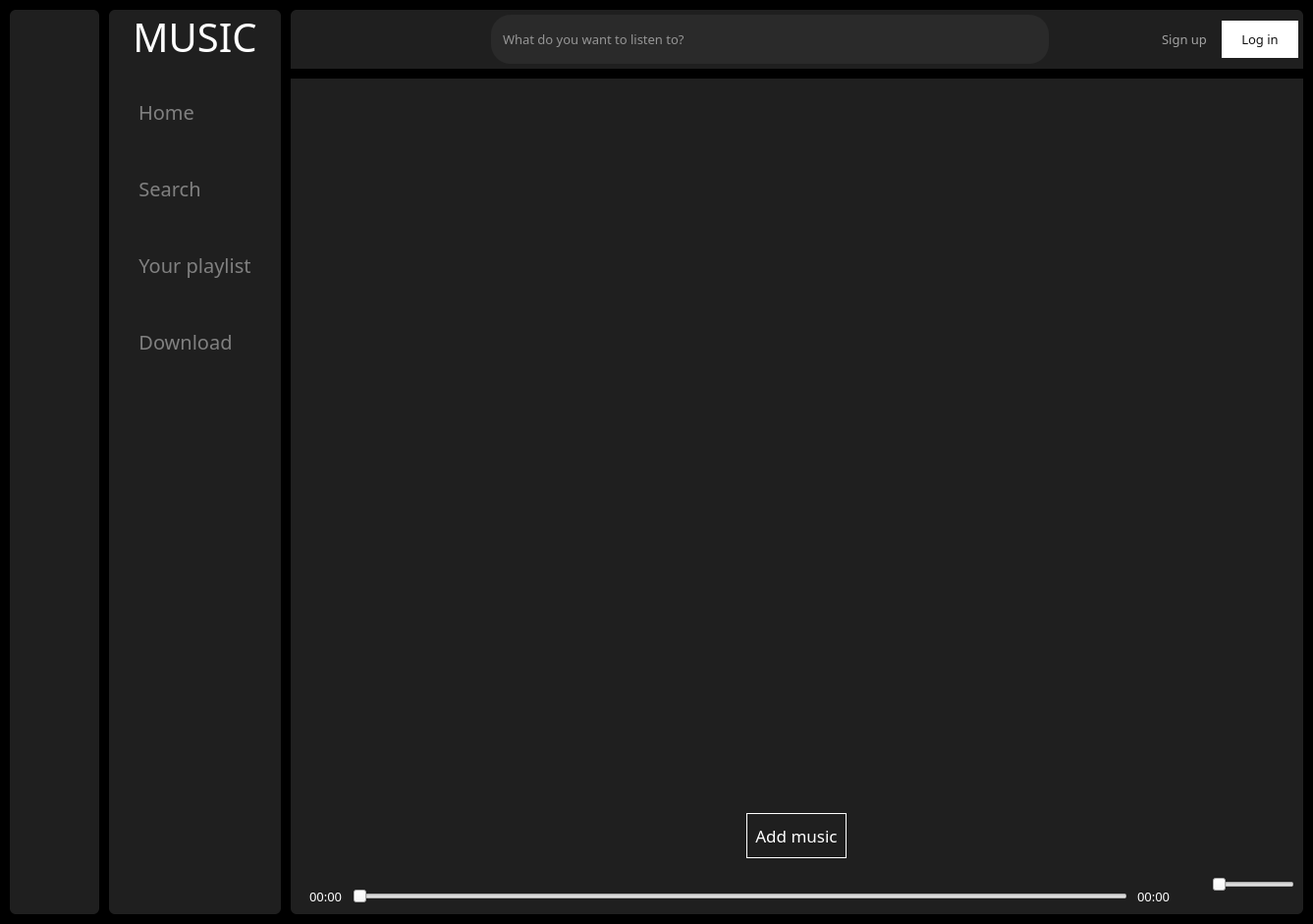
<?xml version="1.0" encoding="UTF-8"?>
<ui version="4.0">
 <class>MainWindow</class>
 <widget class="QMainWindow" name="MainWindow">
  <property name="geometry">
   <rect>
    <x>0</x>
    <y>0</y>
    <width>1337</width>
    <height>941</height>
   </rect>
  </property>
  <property name="font">
   <font>
    <family>Arial Rounded MT Bold</family>
    <pointsize>10</pointsize>
   </font>
  </property>
  <property name="windowTitle">
   <string>MainWindow</string>
  </property>
  <widget class="QWidget" name="centralwidget">
   <property name="styleSheet">
    <string notr="true">*{
border:none;
padding: 0px;
margin:0px;
color:#fff
}

#centralwidget{
background-color: black;
}

#icon_only_widget, #full_menu_widget, #main_widget{
background-color:#1f1f1f;
border-radius:6px
}

#icon_only_widget QPushButton {
border:none;
padding:10px 30px;
border-radius:10px
}

#icon_only_widget QPushButton:hover {
border-radius:0px;
background-color: rgba(236, 236, 236, 0.1);
}

#full_menu_widget QPushButton {
border:none;
padding:10px 30px;
border-radius:10px;
color: gray
}

#full_menu_widget QPushButton:hover {
border-radius:0px;
background-color: rgba(236, 236, 236, 0.1);
}

#full_menu_widget QPushButton:checked {
color:white;
}

#search_input{
border:none;
padding: 15px 10px;
border-radius: 20px;
background-color: #2A2A2A;
color:white;
}

#search_input:hover {
border: 1px solid gray
}

#search_input:focus {
border: 2px solid white
}

#login_btn{
background-color:white;
padding: 10px 20px;
border-radius: 20px;
color:#121212;
}

#signup_btn{
padding: 10px;
color: #A2A2A2;
}

#signup_btn:hover{
color:white
}

#add_music_btn {
border: 1px solid white;
border_radius: 6px;
padding:10px 8px
}

#add_music_btn:hover {
background-color:white;
color:black
}

#create_playlist_btn {
background-color:white;
padding: 10px 20px;
border-radius: 20px;
color:#121212;
}

#free_song_list, #premium_song_list, #search_list{
background-color: #1f1f1f;
selection-background-color: rgba(255,255,255,100);;
selection-color: rgb(66, 66, 66);
}

#widget QPushButton{
border-radius: 6px;
margin: 0 10px
}

#widget QPushButton:hover{
background-color: rgba(255,255,255,100)
}

#widget QPushButton:checked{
background-color: rgba(255,255,255,100);
}

#stacked_widget {
border-top:10px solid black;
}

.QListWidget{
padding:10px;
font: 14pt &quot;Arial Rounded MT Bold&quot;;
}

.QListWidget:Item {
padding:5px;
margin:10px 
}</string>
   </property>
   <layout class="QGridLayout" name="gridLayout">
    <property name="leftMargin">
     <number>10</number>
    </property>
    <property name="topMargin">
     <number>10</number>
    </property>
    <property name="rightMargin">
     <number>10</number>
    </property>
    <property name="bottomMargin">
     <number>10</number>
    </property>
    <property name="spacing">
     <number>10</number>
    </property>
    <item row="0" column="0">
     <widget class="QWidget" name="icon_only_widget" native="true">
      <layout class="QVBoxLayout" name="verticalLayout_3">
       <property name="spacing">
        <number>0</number>
       </property>
       <property name="leftMargin">
        <number>0</number>
       </property>
       <property name="topMargin">
        <number>0</number>
       </property>
       <property name="rightMargin">
        <number>0</number>
       </property>
       <property name="bottomMargin">
        <number>0</number>
       </property>
       <item>
        <layout class="QHBoxLayout" name="logo_layout">
         <property name="spacing">
          <number>0</number>
         </property>
         <property name="bottomMargin">
          <number>0</number>
         </property>
         <item alignment="Qt::AlignVCenter">
          <widget class="QLabel" name="label">
           <property name="minimumSize">
            <size>
             <width>0</width>
             <height>0</height>
            </size>
           </property>
           <property name="maximumSize">
            <size>
             <width>60</width>
             <height>60</height>
            </size>
           </property>
           <property name="font">
            <font>
             <family>Arial Rounded MT Bold</family>
             <pointsize>5</pointsize>
            </font>
           </property>
           <property name="text">
            <string/>
           </property>
           <property name="pixmap">
            <pixmap>resources3.qrc/icons8-music-50.png</pixmap>
           </property>
           <property name="scaledContents">
            <bool>true</bool>
           </property>
           <property name="alignment">
            <set>Qt::AlignCenter</set>
           </property>
           <property name="margin">
            <number>10</number>
           </property>
          </widget>
         </item>
        </layout>
       </item>
       <item>
        <layout class="QVBoxLayout" name="verticalLayout">
         <property name="spacing">
          <number>30</number>
         </property>
         <property name="leftMargin">
          <number>0</number>
         </property>
         <property name="topMargin">
          <number>20</number>
         </property>
         <property name="rightMargin">
          <number>0</number>
         </property>
         <property name="bottomMargin">
          <number>0</number>
         </property>
         <item>
          <widget class="QPushButton" name="home_btn">
           <property name="text">
            <string/>
           </property>
           <property name="icon">
            <iconset>
             <normaloff>resources3.qrc/House.svg</normaloff>resources3.qrc/House.svg</iconset>
           </property>
           <property name="iconSize">
            <size>
             <width>40</width>
             <height>40</height>
            </size>
           </property>
           <property name="checkable">
            <bool>true</bool>
           </property>
           <property name="autoExclusive">
            <bool>true</bool>
           </property>
          </widget>
         </item>
         <item>
          <widget class="QPushButton" name="search_btn">
           <property name="text">
            <string/>
           </property>
           <property name="icon">
            <iconset>
             <normaloff>resources3.qrc/icons8-search-50.png</normaloff>resources3.qrc/icons8-search-50.png</iconset>
           </property>
           <property name="iconSize">
            <size>
             <width>40</width>
             <height>40</height>
            </size>
           </property>
           <property name="checkable">
            <bool>true</bool>
           </property>
           <property name="autoExclusive">
            <bool>true</bool>
           </property>
          </widget>
         </item>
         <item>
          <widget class="QPushButton" name="library_btn">
           <property name="text">
            <string/>
           </property>
           <property name="icon">
            <iconset>
             <normaloff>resources3.qrc/Playlist.svg</normaloff>resources3.qrc/Playlist.svg</iconset>
           </property>
           <property name="iconSize">
            <size>
             <width>40</width>
             <height>40</height>
            </size>
           </property>
           <property name="checkable">
            <bool>true</bool>
           </property>
           <property name="autoExclusive">
            <bool>true</bool>
           </property>
          </widget>
         </item>
         <item>
          <widget class="QPushButton" name="pushButton_3">
           <property name="text">
            <string/>
           </property>
           <property name="icon">
            <iconset>
             <normaloff>resources3.qrc/download.png</normaloff>resources3.qrc/download.png</iconset>
           </property>
           <property name="iconSize">
            <size>
             <width>40</width>
             <height>40</height>
            </size>
           </property>
          </widget>
         </item>
        </layout>
       </item>
       <item>
        <spacer name="verticalSpacer">
         <property name="orientation">
          <enum>Qt::Vertical</enum>
         </property>
         <property name="sizeHint" stdset="0">
          <size>
           <width>20</width>
           <height>522</height>
          </size>
         </property>
        </spacer>
       </item>
      </layout>
     </widget>
    </item>
    <item row="0" column="1">
     <widget class="QWidget" name="full_menu_widget" native="true">
      <layout class="QVBoxLayout" name="verticalLayout_4">
       <property name="spacing">
        <number>5</number>
       </property>
       <property name="leftMargin">
        <number>0</number>
       </property>
       <property name="topMargin">
        <number>0</number>
       </property>
       <property name="rightMargin">
        <number>0</number>
       </property>
       <property name="bottomMargin">
        <number>0</number>
       </property>
       <item>
        <widget class="QLabel" name="label_3">
         <property name="font">
          <font>
           <family>Arial Rounded MT Bold</family>
           <pointsize>30</pointsize>
          </font>
         </property>
         <property name="text">
          <string>MUSIC</string>
         </property>
         <property name="alignment">
          <set>Qt::AlignCenter</set>
         </property>
         <property name="margin">
          <number>0</number>
         </property>
        </widget>
       </item>
       <item>
        <layout class="QVBoxLayout" name="verticalLayout_2">
         <property name="spacing">
          <number>30</number>
         </property>
         <property name="leftMargin">
          <number>0</number>
         </property>
         <property name="topMargin">
          <number>20</number>
         </property>
         <property name="rightMargin">
          <number>0</number>
         </property>
         <property name="bottomMargin">
          <number>0</number>
         </property>
         <item alignment="Qt::AlignLeft">
          <widget class="QPushButton" name="home_btn_2">
           <property name="font">
            <font>
             <family>Arial Rounded MT Bold</family>
             <pointsize>15</pointsize>
            </font>
           </property>
           <property name="text">
            <string>Home</string>
           </property>
           <property name="icon">
            <iconset>
             <normaloff>resources3.qrc/House.svg</normaloff>resources3.qrc/House.svg</iconset>
           </property>
           <property name="iconSize">
            <size>
             <width>40</width>
             <height>40</height>
            </size>
           </property>
           <property name="checkable">
            <bool>true</bool>
           </property>
           <property name="autoExclusive">
            <bool>true</bool>
           </property>
          </widget>
         </item>
         <item alignment="Qt::AlignLeft">
          <widget class="QPushButton" name="search_btn_2">
           <property name="font">
            <font>
             <family>Arial Rounded MT Bold</family>
             <pointsize>15</pointsize>
            </font>
           </property>
           <property name="text">
            <string>Search</string>
           </property>
           <property name="icon">
            <iconset>
             <normaloff>resources3.qrc/icons8-search-50.png</normaloff>resources3.qrc/icons8-search-50.png</iconset>
           </property>
           <property name="iconSize">
            <size>
             <width>40</width>
             <height>40</height>
            </size>
           </property>
           <property name="checkable">
            <bool>true</bool>
           </property>
           <property name="autoExclusive">
            <bool>true</bool>
           </property>
          </widget>
         </item>
         <item>
          <widget class="QPushButton" name="library_btn_2">
           <property name="font">
            <font>
             <family>Arial Rounded MT Bold</family>
             <pointsize>15</pointsize>
            </font>
           </property>
           <property name="text">
            <string>Your playlist</string>
           </property>
           <property name="icon">
            <iconset>
             <normaloff>resources3.qrc/Playlist.svg</normaloff>resources3.qrc/Playlist.svg</iconset>
           </property>
           <property name="iconSize">
            <size>
             <width>40</width>
             <height>40</height>
            </size>
           </property>
           <property name="checkable">
            <bool>true</bool>
           </property>
           <property name="autoExclusive">
            <bool>true</bool>
           </property>
          </widget>
         </item>
         <item alignment="Qt::AlignLeft">
          <widget class="QPushButton" name="pushButton_4">
           <property name="font">
            <font>
             <family>Arial Rounded MT Bold</family>
             <pointsize>15</pointsize>
            </font>
           </property>
           <property name="text">
            <string>Download</string>
           </property>
           <property name="icon">
            <iconset>
             <normaloff>resources3.qrc/download.png</normaloff>resources3.qrc/download.png</iconset>
           </property>
           <property name="iconSize">
            <size>
             <width>40</width>
             <height>40</height>
            </size>
           </property>
          </widget>
         </item>
        </layout>
       </item>
       <item>
        <spacer name="verticalSpacer_2">
         <property name="orientation">
          <enum>Qt::Vertical</enum>
         </property>
         <property name="sizeHint" stdset="0">
          <size>
           <width>20</width>
           <height>511</height>
          </size>
         </property>
        </spacer>
       </item>
      </layout>
     </widget>
    </item>
    <item row="0" column="2">
     <widget class="QWidget" name="main_widget" native="true">
      <layout class="QVBoxLayout" name="verticalLayout_5">
       <property name="spacing">
        <number>0</number>
       </property>
       <property name="leftMargin">
        <number>0</number>
       </property>
       <property name="topMargin">
        <number>0</number>
       </property>
       <property name="rightMargin">
        <number>0</number>
       </property>
       <property name="bottomMargin">
        <number>0</number>
       </property>
       <item>
        <widget class="QWidget" name="header_page" native="true">
         <property name="minimumSize">
          <size>
           <width>0</width>
           <height>40</height>
          </size>
         </property>
         <layout class="QHBoxLayout" name="horizontalLayout_3">
          <property name="spacing">
           <number>5</number>
          </property>
          <property name="leftMargin">
           <number>5</number>
          </property>
          <property name="topMargin">
           <number>5</number>
          </property>
          <property name="rightMargin">
           <number>5</number>
          </property>
          <property name="bottomMargin">
           <number>5</number>
          </property>
          <item alignment="Qt::AlignLeft">
           <widget class="QPushButton" name="menu_btn">
            <property name="minimumSize">
             <size>
              <width>44</width>
              <height>40</height>
             </size>
            </property>
            <property name="text">
             <string/>
            </property>
            <property name="icon">
             <iconset>
              <normaloff>resources3.qrc/icons8-menu-50.png</normaloff>resources3.qrc/icons8-menu-50.png</iconset>
            </property>
            <property name="iconSize">
             <size>
              <width>40</width>
              <height>40</height>
             </size>
            </property>
            <property name="checkable">
             <bool>true</bool>
            </property>
           </widget>
          </item>
          <item>
           <spacer name="horizontalSpacer">
            <property name="orientation">
             <enum>Qt::Horizontal</enum>
            </property>
            <property name="sizeType">
             <enum>QSizePolicy::Fixed</enum>
            </property>
            <property name="sizeHint" stdset="0">
             <size>
              <width>150</width>
              <height>20</height>
             </size>
            </property>
           </spacer>
          </item>
          <item>
           <layout class="QHBoxLayout" name="search_box">
            <property name="spacing">
             <number>0</number>
            </property>
            <property name="rightMargin">
             <number>0</number>
            </property>
            <item>
             <widget class="QLineEdit" name="search_input">
              <property name="minimumSize">
               <size>
                <width>0</width>
                <height>0</height>
               </size>
              </property>
              <property name="font">
               <font>
                <family>Arial Rounded MT Bold</family>
                <pointsize>10</pointsize>
               </font>
              </property>
              <property name="placeholderText">
               <string>What do you want to listen to?</string>
              </property>
             </widget>
            </item>
           </layout>
          </item>
          <item>
           <spacer name="horizontalSpacer_2">
            <property name="orientation">
             <enum>Qt::Horizontal</enum>
            </property>
            <property name="sizeType">
             <enum>QSizePolicy::Fixed</enum>
            </property>
            <property name="sizeHint" stdset="0">
             <size>
              <width>100</width>
              <height>20</height>
             </size>
            </property>
           </spacer>
          </item>
          <item>
           <layout class="QHBoxLayout" name="horizontalLayout_2">
            <item alignment="Qt::AlignRight">
             <widget class="QPushButton" name="signup_btn">
              <property name="font">
               <font>
                <family>Arial Rounded MT Bold</family>
                <pointsize>10</pointsize>
               </font>
              </property>
              <property name="text">
               <string>Sign up</string>
              </property>
             </widget>
            </item>
            <item alignment="Qt::AlignRight">
             <widget class="QPushButton" name="login_btn">
              <property name="font">
               <font>
                <family>Arial Rounded MT Bold</family>
                <pointsize>10</pointsize>
               </font>
              </property>
              <property name="text">
               <string>Log in</string>
              </property>
              <property name="iconSize">
               <size>
                <width>40</width>
                <height>40</height>
               </size>
              </property>
             </widget>
            </item>
           </layout>
          </item>
         </layout>
        </widget>
       </item>
       <item>
        <widget class="QStackedWidget" name="stacked_widget">
         <property name="currentIndex">
          <number>0</number>
         </property>
         <widget class="QWidget" name="home_widget">
          <layout class="QVBoxLayout" name="verticalLayout_6">
           <item>
            <widget class="QWidget" name="music_list" native="true">
             <layout class="QVBoxLayout" name="verticalLayout_7">
              <property name="spacing">
               <number>0</number>
              </property>
              <property name="leftMargin">
               <number>0</number>
              </property>
              <property name="topMargin">
               <number>0</number>
              </property>
              <property name="rightMargin">
               <number>0</number>
              </property>
              <property name="bottomMargin">
               <number>0</number>
              </property>
              <item>
               <widget class="QListWidget" name="free_song_list"/>
              </item>
              <item alignment="Qt::AlignHCenter">
               <widget class="QPushButton" name="add_music_btn">
                <property name="font">
                 <font>
                  <family>Arial Rounded MT Bold</family>
                  <pointsize>13</pointsize>
                 </font>
                </property>
                <property name="text">
                 <string>Add music</string>
                </property>
               </widget>
              </item>
             </layout>
            </widget>
           </item>
           <item>
            <widget class="QWidget" name="music_btn" native="true">
             <layout class="QHBoxLayout" name="horizontalLayout_7">
              <property name="spacing">
               <number>0</number>
              </property>
              <property name="leftMargin">
               <number>0</number>
              </property>
              <property name="topMargin">
               <number>0</number>
              </property>
              <property name="rightMargin">
               <number>0</number>
              </property>
              <property name="bottomMargin">
               <number>0</number>
              </property>
              <item>
               <widget class="QWidget" name="widget_2" native="true">
                <layout class="QHBoxLayout" name="horizontalLayout_8">
                 <property name="spacing">
                  <number>0</number>
                 </property>
                 <property name="leftMargin">
                  <number>0</number>
                 </property>
                 <property name="topMargin">
                  <number>0</number>
                 </property>
                 <property name="rightMargin">
                  <number>0</number>
                 </property>
                 <property name="bottomMargin">
                  <number>0</number>
                 </property>
                </layout>
               </widget>
              </item>
              <item>
               <widget class="QWidget" name="widget" native="true">
                <layout class="QVBoxLayout" name="verticalLayout_9">
                 <property name="spacing">
                  <number>10</number>
                 </property>
                 <property name="leftMargin">
                  <number>0</number>
                 </property>
                 <property name="topMargin">
                  <number>0</number>
                 </property>
                 <property name="rightMargin">
                  <number>0</number>
                 </property>
                 <property name="bottomMargin">
                  <number>0</number>
                 </property>
                 <item>
                  <layout class="QHBoxLayout" name="horizontalLayout_6">
                   <property name="spacing">
                    <number>10</number>
                   </property>
                   <item>
                    <widget class="QPushButton" name="shuffle_btn">
                     <property name="text">
                      <string/>
                     </property>
                     <property name="icon">
                      <iconset>
                       <normaloff>resources3.qrc/random.png</normaloff>resources3.qrc/random.png</iconset>
                     </property>
                     <property name="iconSize">
                      <size>
                       <width>40</width>
                       <height>40</height>
                      </size>
                     </property>
                     <property name="checkable">
                      <bool>true</bool>
                     </property>
                    </widget>
                   </item>
                   <item>
                    <widget class="QPushButton" name="previous_btn">
                     <property name="text">
                      <string/>
                     </property>
                     <property name="icon">
                      <iconset>
                       <normaloff>resources3.qrc/back.png</normaloff>resources3.qrc/back.png</iconset>
                     </property>
                     <property name="iconSize">
                      <size>
                       <width>40</width>
                       <height>40</height>
                      </size>
                     </property>
                    </widget>
                   </item>
                   <item>
                    <widget class="QPushButton" name="pause_btn">
                     <property name="text">
                      <string/>
                     </property>
                     <property name="icon">
                      <iconset>
                       <normaloff>resources3.qrc/pause.png</normaloff>resources3.qrc/pause.png</iconset>
                     </property>
                     <property name="iconSize">
                      <size>
                       <width>40</width>
                       <height>40</height>
                      </size>
                     </property>
                     <property name="checkable">
                      <bool>false</bool>
                     </property>
                    </widget>
                   </item>
                   <item>
                    <widget class="QPushButton" name="play_btn">
                     <property name="text">
                      <string/>
                     </property>
                     <property name="icon">
                      <iconset>
                       <normaloff>resources3.qrc/play.png</normaloff>resources3.qrc/play.png</iconset>
                     </property>
                     <property name="iconSize">
                      <size>
                       <width>40</width>
                       <height>40</height>
                      </size>
                     </property>
                     <property name="checkable">
                      <bool>false</bool>
                     </property>
                    </widget>
                   </item>
                   <item>
                    <widget class="QPushButton" name="stop_btn">
                     <property name="text">
                      <string/>
                     </property>
                     <property name="icon">
                      <iconset>
                       <normaloff>resources3.qrc/stop.png</normaloff>resources3.qrc/stop.png</iconset>
                     </property>
                     <property name="iconSize">
                      <size>
                       <width>40</width>
                       <height>40</height>
                      </size>
                     </property>
                     <property name="checkable">
                      <bool>true</bool>
                     </property>
                    </widget>
                   </item>
                   <item>
                    <widget class="QPushButton" name="next_btn">
                     <property name="text">
                      <string/>
                     </property>
                     <property name="icon">
                      <iconset>
                       <normaloff>resources3.qrc/next.png</normaloff>resources3.qrc/next.png</iconset>
                     </property>
                     <property name="iconSize">
                      <size>
                       <width>40</width>
                       <height>40</height>
                      </size>
                     </property>
                    </widget>
                   </item>
                   <item>
                    <widget class="QPushButton" name="loop_btn">
                     <property name="text">
                      <string/>
                     </property>
                     <property name="icon">
                      <iconset>
                       <normaloff>resources3.qrc/shuffle.png</normaloff>resources3.qrc/shuffle.png</iconset>
                     </property>
                     <property name="iconSize">
                      <size>
                       <width>40</width>
                       <height>40</height>
                      </size>
                     </property>
                     <property name="checkable">
                      <bool>true</bool>
                     </property>
                    </widget>
                   </item>
                   <item>
                    <widget class="QPushButton" name="pushButton_2">
                     <property name="text">
                      <string/>
                     </property>
                     <property name="icon">
                      <iconset>
                       <normaloff>resources3.qrc/plus.png</normaloff>resources3.qrc/plus.png</iconset>
                     </property>
                     <property name="iconSize">
                      <size>
                       <width>40</width>
                       <height>40</height>
                      </size>
                     </property>
                    </widget>
                   </item>
                   <item>
                    <widget class="QPushButton" name="pushButton_5">
                     <property name="text">
                      <string/>
                     </property>
                     <property name="icon">
                      <iconset>
                       <normaloff>resources3.qrc/download.png</normaloff>resources3.qrc/download.png</iconset>
                     </property>
                     <property name="iconSize">
                      <size>
                       <width>40</width>
                       <height>40</height>
                      </size>
                     </property>
                    </widget>
                   </item>
                  </layout>
                 </item>
                 <item>
                  <layout class="QHBoxLayout" name="horizontalLayout_5">
                   <property name="leftMargin">
                    <number>10</number>
                   </property>
                   <property name="rightMargin">
                    <number>10</number>
                   </property>
                   <item>
                    <widget class="QLabel" name="start_time_label">
                     <property name="font">
                      <font>
                       <family>Arial Rounded MT Bold</family>
                       <pointsize>10</pointsize>
                      </font>
                     </property>
                     <property name="text">
                      <string>00:00</string>
                     </property>
                    </widget>
                   </item>
                   <item>
                    <widget class="QSlider" name="music_slider">
                     <property name="orientation">
                      <enum>Qt::Horizontal</enum>
                     </property>
                    </widget>
                   </item>
                   <item>
                    <widget class="QLabel" name="end_time_label">
                     <property name="font">
                      <font>
                       <family>Arial Rounded MT Bold</family>
                       <pointsize>10</pointsize>
                      </font>
                     </property>
                     <property name="text">
                      <string>00:00</string>
                     </property>
                    </widget>
                   </item>
                  </layout>
                 </item>
                </layout>
               </widget>
              </item>
              <item>
               <layout class="QHBoxLayout" name="horizontalLayout_4">
                <property name="leftMargin">
                 <number>0</number>
                </property>
                <item>
                 <widget class="QPushButton" name="pushButton">
                  <property name="text">
                   <string/>
                  </property>
                  <property name="icon">
                   <iconset>
                    <normaloff>resources3.qrc/volume_white.png</normaloff>resources3.qrc/volume_white.png</iconset>
                  </property>
                  <property name="iconSize">
                   <size>
                    <width>30</width>
                    <height>30</height>
                   </size>
                  </property>
                 </widget>
                </item>
                <item alignment="Qt::AlignRight">
                 <widget class="QSlider" name="volume_slider">
                  <property name="minimumSize">
                   <size>
                    <width>0</width>
                    <height>0</height>
                   </size>
                  </property>
                  <property name="orientation">
                   <enum>Qt::Horizontal</enum>
                  </property>
                 </widget>
                </item>
               </layout>
              </item>
             </layout>
            </widget>
           </item>
          </layout>
         </widget>
         <widget class="QWidget" name="playlist_widget">
          <layout class="QVBoxLayout" name="verticalLayout_8">
           <item alignment="Qt::AlignHCenter">
            <widget class="QPushButton" name="create_playlist_btn">
             <property name="minimumSize">
              <size>
               <width>0</width>
               <height>0</height>
              </size>
             </property>
             <property name="maximumSize">
              <size>
               <width>300</width>
               <height>16777215</height>
              </size>
             </property>
             <property name="font">
              <font>
               <family>Arial Rounded MT Bold</family>
               <pointsize>15</pointsize>
              </font>
             </property>
             <property name="text">
              <string>Create your playlist</string>
             </property>
            </widget>
           </item>
           <item>
            <widget class="QListWidget" name="listWidget"/>
           </item>
          </layout>
         </widget>
         <widget class="QWidget" name="search_widget">
          <layout class="QVBoxLayout" name="verticalLayout_10">
           <item>
            <widget class="QListWidget" name="search_list"/>
           </item>
          </layout>
         </widget>
         <widget class="QWidget" name="favorite_widget">
          <layout class="QVBoxLayout" name="verticalLayout_11">
           <item alignment="Qt::AlignTop">
            <widget class="QLabel" name="label_2">
             <property name="font">
              <font>
               <family>Arial Rounded MT Bold</family>
               <pointsize>25</pointsize>
              </font>
             </property>
             <property name="text">
              <string>Download</string>
             </property>
            </widget>
           </item>
          </layout>
         </widget>
        </widget>
       </item>
      </layout>
     </widget>
    </item>
   </layout>
  </widget>
 </widget>
 <resources/>
 <connections>
  <connection>
   <sender>menu_btn</sender>
   <signal>toggled(bool)</signal>
   <receiver>icon_only_widget</receiver>
   <slot>setVisible(bool)</slot>
   <hints>
    <hint type="sourcelabel">
     <x>438</x>
     <y>47</y>
    </hint>
    <hint type="destinationlabel">
     <x>23</x>
     <y>800</y>
    </hint>
   </hints>
  </connection>
  <connection>
   <sender>menu_btn</sender>
   <signal>toggled(bool)</signal>
   <receiver>full_menu_widget</receiver>
   <slot>setHidden(bool)</slot>
   <hints>
    <hint type="sourcelabel">
     <x>438</x>
     <y>46</y>
    </hint>
    <hint type="destinationlabel">
     <x>339</x>
     <y>412</y>
    </hint>
   </hints>
  </connection>
  <connection>
   <sender>home_btn</sender>
   <signal>toggled(bool)</signal>
   <receiver>home_btn_2</receiver>
   <slot>setChecked(bool)</slot>
   <hints>
    <hint type="sourcelabel">
     <x>59</x>
     <y>151</y>
    </hint>
    <hint type="destinationlabel">
     <x>301</x>
     <y>152</y>
    </hint>
   </hints>
  </connection>
  <connection>
   <sender>home_btn_2</sender>
   <signal>toggled(bool)</signal>
   <receiver>home_btn</receiver>
   <slot>setChecked(bool)</slot>
   <hints>
    <hint type="sourcelabel">
     <x>244</x>
     <y>152</y>
    </hint>
    <hint type="destinationlabel">
     <x>71</x>
     <y>103</y>
    </hint>
   </hints>
  </connection>
  <connection>
   <sender>library_btn</sender>
   <signal>toggled(bool)</signal>
   <receiver>library_btn_2</receiver>
   <slot>setChecked(bool)</slot>
   <hints>
    <hint type="sourcelabel">
     <x>92</x>
     <y>331</y>
    </hint>
    <hint type="destinationlabel">
     <x>380</x>
     <y>332</y>
    </hint>
   </hints>
  </connection>
  <connection>
   <sender>library_btn_2</sender>
   <signal>toggled(bool)</signal>
   <receiver>library_btn</receiver>
   <slot>setChecked(bool)</slot>
   <hints>
    <hint type="sourcelabel">
     <x>380</x>
     <y>332</y>
    </hint>
    <hint type="destinationlabel">
     <x>109</x>
     <y>331</y>
    </hint>
   </hints>
  </connection>
  <connection>
   <sender>search_btn</sender>
   <signal>toggled(bool)</signal>
   <receiver>search_btn_2</receiver>
   <slot>setChecked(bool)</slot>
   <hints>
    <hint type="sourcelabel">
     <x>114</x>
     <y>241</y>
    </hint>
    <hint type="destinationlabel">
     <x>317</x>
     <y>242</y>
    </hint>
   </hints>
  </connection>
  <connection>
   <sender>search_btn_2</sender>
   <signal>toggled(bool)</signal>
   <receiver>search_btn</receiver>
   <slot>setChecked(bool)</slot>
   <hints>
    <hint type="sourcelabel">
     <x>272</x>
     <y>242</y>
    </hint>
    <hint type="destinationlabel">
     <x>82</x>
     <y>241</y>
    </hint>
   </hints>
  </connection>
  <connection>
   <sender>pushButton_3</sender>
   <signal>toggled(bool)</signal>
   <receiver>pushButton_4</receiver>
   <slot>setChecked(bool)</slot>
   <hints>
    <hint type="sourcelabel">
     <x>81</x>
     <y>382</y>
    </hint>
    <hint type="destinationlabel">
     <x>225</x>
     <y>374</y>
    </hint>
   </hints>
  </connection>
  <connection>
   <sender>pushButton_4</sender>
   <signal>toggled(bool)</signal>
   <receiver>pushButton_3</receiver>
   <slot>setChecked(bool)</slot>
   <hints>
    <hint type="sourcelabel">
     <x>164</x>
     <y>397</y>
    </hint>
    <hint type="destinationlabel">
     <x>53</x>
     <y>403</y>
    </hint>
   </hints>
  </connection>
 </connections>
</ui>
